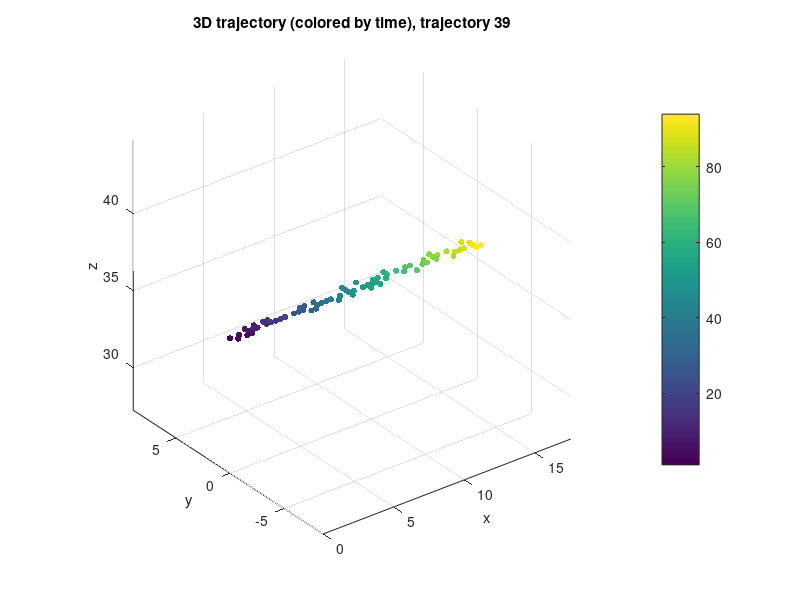
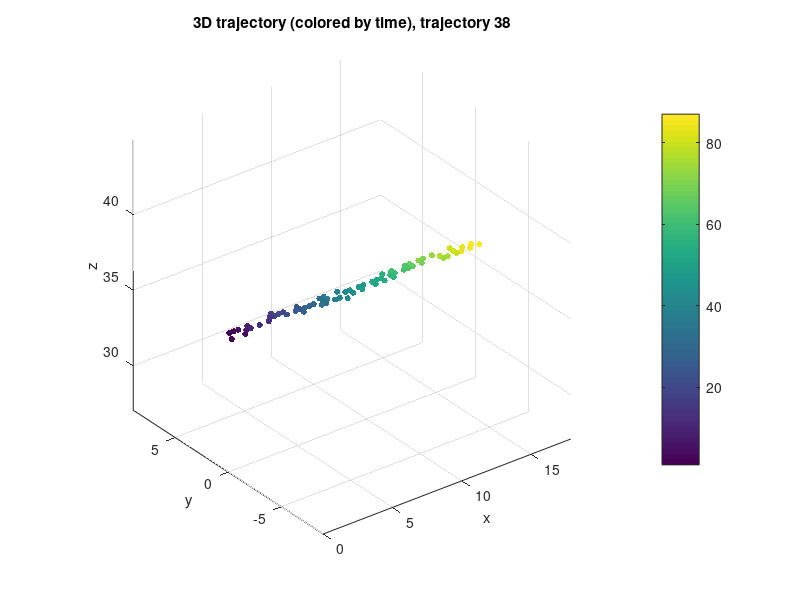
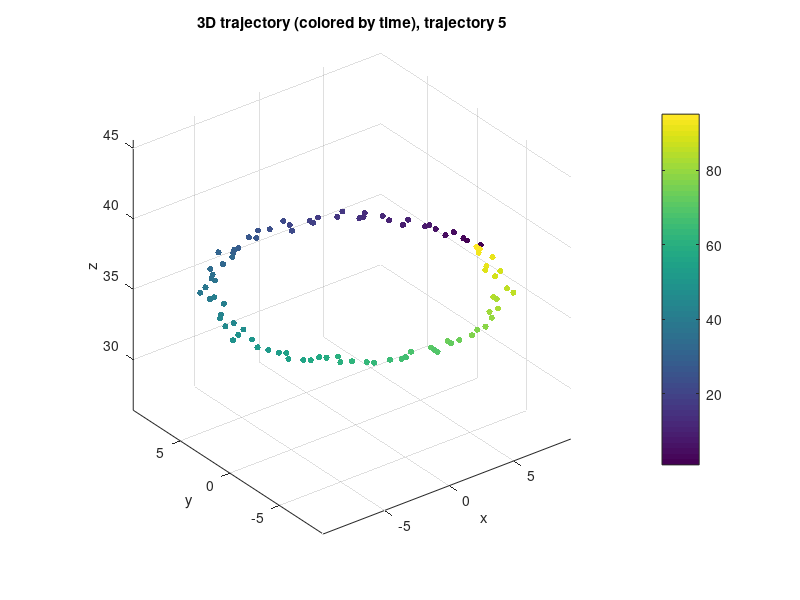
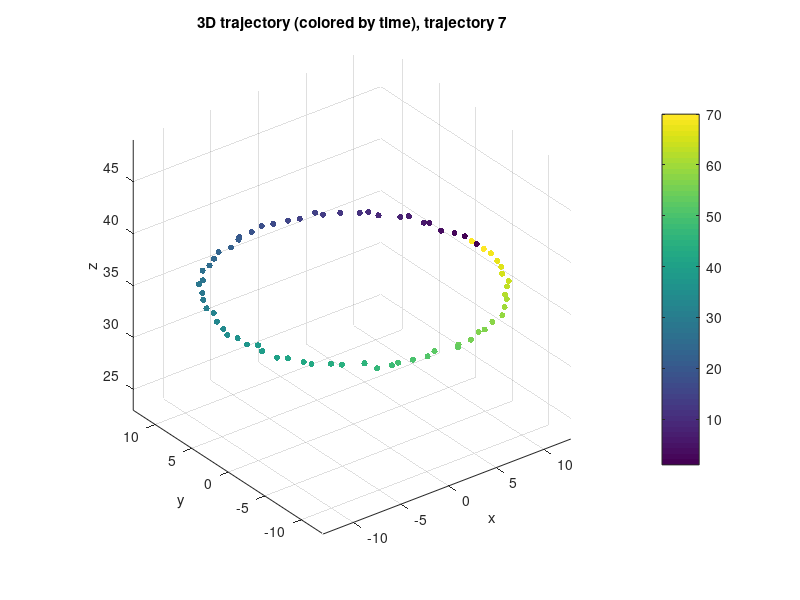

The MATLAB script that drew these images, in order:
% Load data
%data = load('Fake_circular_trajectories_noisy.mat');
data = load('Fake_synthetic_trajectories_Noise.mat');
trajectories = data.trajectories;

rng(2)
kList = randperm(40, 10);
%kList = [4];
for i = 1:length(kList)
    k = kList(i);
    M = trajectories{k};

    % Validate
    if isempty(M) || size(M,2) < 4
        warning(['Trajectory ', num2str(k), ' skipped (invalid data)']);
        continue;
    end

    % Extract coordinates
    x = M(:,2);
    y = M(:,3);
    z = M(:,4);
    frame = M(:,1);

    figure; % NEW figure for each trajectory
    scatter3(x, y, z, 20, frame, 'filled');
    colorbar;
    xlabel('x');
    ylabel('y');
    zlabel('z');
    title(['3D trajectory (colored by time), trajectory ', num2str(k)]);
    grid on;
    axis equal;
    view(3);
end
